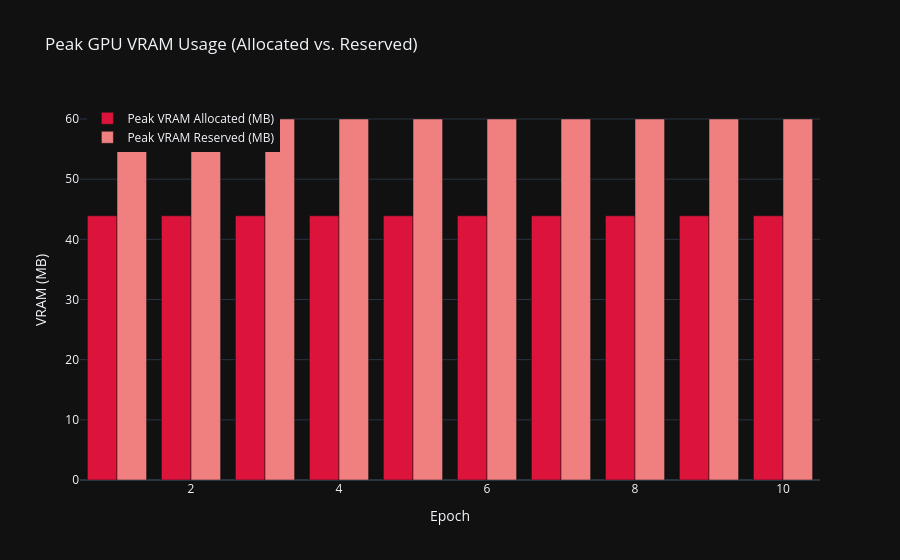

Here is the notebook cell this chart was saved with:
### Markdown cell above
## 2. Hardware Utilization (Peak VRAM Allocated vs. Reserved)

VRAM allocation tracking is crucial in LLM engineering. 
- **Allocated Memory**: The VRAM actively holding tensors.
- **Reserved Memory**: The VRAM cached by PyTorch's memory allocator (caching allocator) to avoid the high overhead of repeatedly querying the CUDA driver.

### Code cell
fig_vram = go.Figure()
fig_vram.add_trace(go.Bar(
    x=df['epoch'], 
    y=df['peak_vram_allocated_mb'],
    name='Peak VRAM Allocated (MB)',
    marker_color='crimson'
))
fig_vram.add_trace(go.Bar(
    x=df['epoch'], 
    y=df['peak_vram_reserved_mb'],
    name='Peak VRAM Reserved (MB)',
    marker_color='lightcoral'
))

fig_vram.update_layout(
    barmode='group',
    title_text='Peak GPU VRAM Usage (Allocated vs. Reserved)',
    xaxis_title='Epoch',
    yaxis_title='VRAM (MB)',
    template='plotly_dark',
    legend=dict(x=0.01, y=0.99)
)
fig_vram.show()

### Figure 1 — Plotly figure (JSON) as saved in the notebook; plotly's stock layout.template omitted (floating-point values rounded to 4 significant figures)
{"data": [{"marker": {"color": "crimson"}, "name": "Peak VRAM Allocated (MB)", "type": "bar", "x": [1, 2, 3, 4, 5, 6, 7, 8, 9, 10], "y": [43.91, 43.91, 43.91, 43.91, 43.91, 43.91, 43.91, 43.91, 43.91, 43.91]}, {"marker": {"color": "lightcoral"}, "name": "Peak VRAM Reserved (MB)", "type": "bar", "x": [1, 2, 3, 4, 5, 6, 7, 8, 9, 10], "y": [60.0, 60.0, 60.0, 60.0, 60.0, 60.0, 60.0, 60.0, 60.0, 60.0]}], "layout": {"barmode": "group", "legend": {"x": 0.01, "y": 0.99}, "title": {"text": "Peak GPU VRAM Usage (Allocated vs. Reserved)"}, "xaxis": {"title": {"text": "Epoch"}}, "yaxis": {"title": {"text": "VRAM (MB)"}}}}
